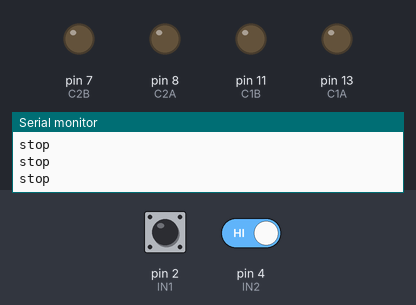
Bench run of a sketch on a simulated Arduino Uno, built with avr-gcc and run on an emulated ATmega328P. On the bench: output pins drawn as LEDs (lit = HIGH), the last lines printed to the serial monitor. Dashed ring = blinking. The test bench sets the inputs (shaded band); at power-on: pin 2 (IN1) HIGH, pin 4 (IN2) HIGH.

Above: at 1.2 s.
1.3 s: pin 2 (IN1) driven LOW
At 2.4 s:
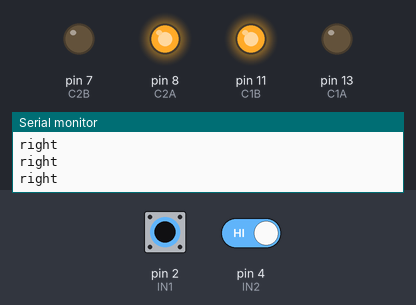
2.8 s: pin 4 (IN2) driven LOW
At 3.6 s:
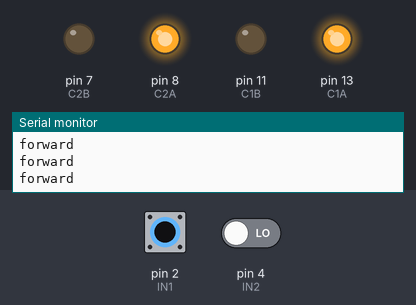
4.3 s: pin 2 (IN1) driven HIGH
At 5.5 s:
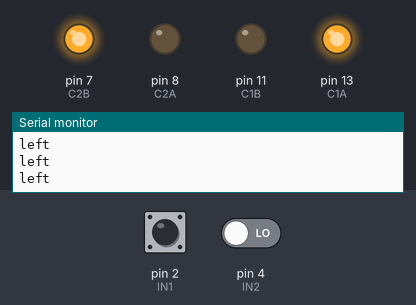
5.8 s: pin 4 (IN2) driven HIGH
At 6.8 s:
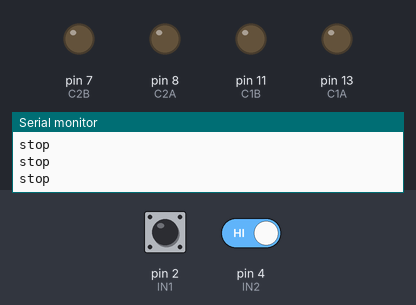
7.3 s: pin 2 (IN1) pulsed LOW 2 times (0.12 s each, 0.3 s apart)
At 7.66 s:
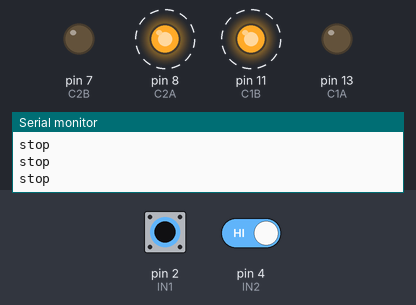
10.9 s: pin 2 (IN1) driven LOW and pin 4 (IN2) driven LOW
At 12.0 s:
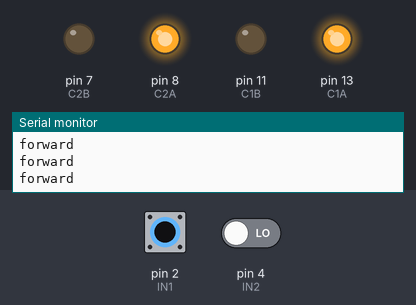
Timing chart, 0 to 13.9 s (numbered marks = the images above; inputs shaded):
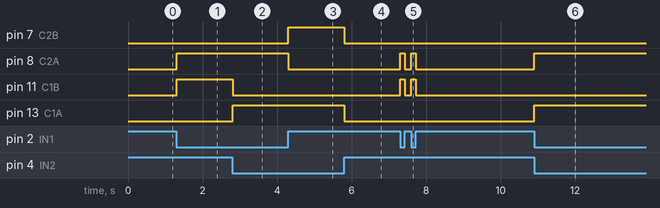

The sketch:

line_follower.ino
```cpp
#define C1A 13
#define C1B 11
#define C2A 8
#define C2B 7
int IN1=2;
int IN2=4;
void setup() {
  Serial.begin(9600);
  pinMode(IN1,INPUT);
  pinMode(IN2,INPUT);
  pinMode(C1A,OUTPUT);
  pinMode(C1B,OUTPUT);
  pinMode(C2A,OUTPUT);
  pinMode(C2B,OUTPUT);
}
void loop()
{ if(digitalRead(IN1)==LOW && digitalRead(IN2)==LOW){
    forward();
    Serial.println("forward");
  }
  else if(digitalRead(IN1)==LOW && digitalRead(IN2)==HIGH){
    right();
    Serial.println("right");
  }
  else if(digitalRead(IN1)==HIGH && digitalRead(IN2)==LOW){
    left();
    Serial.println("left");
  }
  else
  {
  Stop();
  Serial.println("stop");
}
}
void forward()
{
digitalWrite(C1A, HIGH);
digitalWrite(C1B, LOW);
digitalWrite(C2A, HIGH);
digitalWrite(C2B, LOW);

}
void Stop()
{
digitalWrite(C1A, LOW);
digitalWrite(C1B, LOW);
digitalWrite(C2A, LOW);
digitalWrite(C2B, LOW);

}
void right()
{
digitalWrite(C1A, LOW);
digitalWrite(C1B, HIGH);
digitalWrite(C2A, HIGH);
digitalWrite(C2B, LOW);

}
void left()
{
digitalWrite(C1A, HIGH);
digitalWrite(C1B, LOW);
digitalWrite(C2A, LOW);
digitalWrite(C2B, HIGH);

}
```

Measured:
- after the input at 1.3 s, pin 8 (C2A), pin 11 (C1B): LOW → HIGH at once
- after the input at 2.8 s, pin 11 (C1B): HIGH → LOW at once; pin 13 (C1A): LOW → HIGH at once
- after the input at 4.3 s, pin 7 (C2B): LOW → HIGH at once; pin 8 (C2A): HIGH → LOW at once
- after the input at 5.8 s, pin 7 (C2B), pin 13 (C1A): HIGH → LOW at once
- after the input at 7.3 s, pin 8 (C2A), pin 11 (C1B): alternates HIGH for 0.12 s and LOW for 0.18 s, 4 changes in all, then stays LOW, starting at once
- after the input at 10.9 s, pin 8 (C2A), pin 13 (C1A): LOW → HIGH at once
